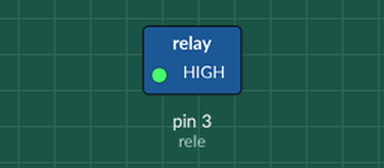
A sketch run on a simulated Arduino Uno, built with avr-gcc and run on an emulated ATmega328P. On the bench: switched loads named in the sketch (green lamp = pin HIGH). Dashed ring = blinking.

Above: at 0.5 s.
Timing chart, 0 to 4.6 s (numbered marks = the images above):
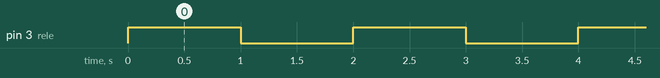

The sketch:

Rele.ino
```cpp
#define rele 3
#define segundo 1000
void setup() {
  pinMode( rele, OUTPUT );

  digitalWrite( rele, LOW);
}

void loop() {
  digitalWrite( rele, HIGH);
  delay(segundo);
  digitalWrite( rele, LOW);
  delay(segundo);
}
```

Measured:
- by itself, pin 3 (rele): alternates HIGH for 1.0 s and LOW for 1.0 s
